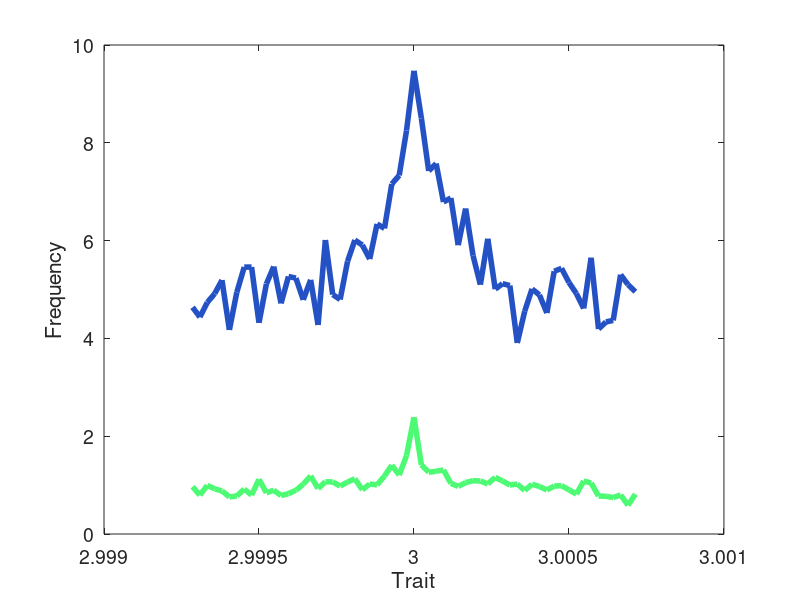

Source code (MATLAB):
%===================================================
%U Zurich BIO 365 Ecological Networks
%14 March -- 4 April, 2019
%@Jordi Bascompte
%---------------------------------
%Eco-evolutionary networks
%@Carlos Melian

%=================GOAL=================================================================================
%Illustation dynamic mean trait distribution
%Concepts: Matching trait -- Interaction strength -- Stabilizing selection -- Neutral selection
%======================================================================================================

%Initial trait distributions RC =========================================
for s = 0.5;%Extend n-species:0.5:20;
mu = 0;%mean
r1 = -6*s:1e-1:6*s;  
yr1 = normpdf(r1, mu, s);
r1 = r1 + abs(min(r1));% Move everything to the right.
hr1 = plot(r1,yr1);%Visualize
a =unifrnd(0,1);
b =unifrnd(0,1);
c =unifrnd(0,1);
set(hr1,'color',[a b c]);
end

for s = 1;%Extend n-species:0.5:2;
p1 = -3*s:1e-1:3*s;  %smaller 5e-1
yp1 = normpdf(p1, mu, s);
p1 = p1 + abs(min(p1));% Move everything to the right.
end

%Compute W each phenotype===========================================
h = 0.8;%heritability
gamma = 5;%intensity selection

%Mean field scenario---------------------
NG = 30;%Number of generations
phi = 0.25;%strength selection
for t = 1:NG;
  hold off
    for i = 1:length(r1); 
        Wr = abs(1/(1 + e^gamma*(r1(t,i) - mean(r1(t,:)))^2));
        r1(t+1,i) = r1(t,i) + phi*(mean(r1(t,:)) - r1(t,i));% + randn(1)
        yr1(t+1,i) = yr1(t,i)*Wr+unifrnd(0.01,0.1);   
    end
hr1 = plot(r1(t,:),yr1(t,:));%Visualize
a =unifrnd(0,1);
b =unifrnd(0,1);
c =unifrnd(0,1);
set(hr1,'color',[a b c]);
set(hr1,'LineWidth',4);
%title('Resource',"fontsize",10)
xlabel('Trait',"fontsize",14)
ylabel('Frequency',"fontsize",14)
set(gca,'fontsize',14);

    for i = 1:length(p1); 
        Wp = abs(1/(1 + e^gamma*(p1(t,i) - mean(p1(t,:)))^2));
        p1(t+1,i) = p1(t,i) + phi*(mean(p1(t,:)) - p1(t,i));% + randn(1)
        yp1(t+1,i) = yp1(t,i)*Wp+unifrnd(0.1,0.5);
    end
hold on
hp2 = plot(p1(t,:),yp1(t,:));%Visualize
a =unifrnd(0,1);
b =unifrnd(0,1);
c =unifrnd(0,1);
set(hp2,'color',[a b c]);
set(hp2,'LineWidth',4);
pause (.05)
end